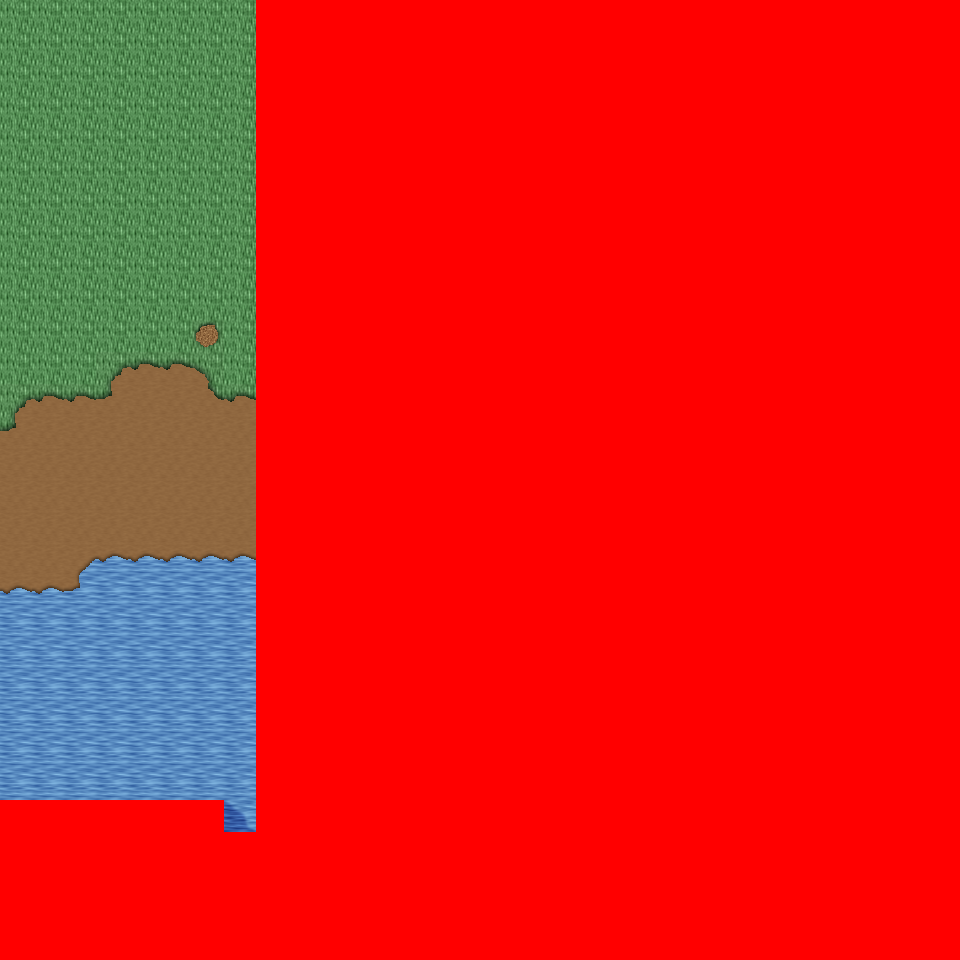

This game map was drawn from its Tiled (.tmx) file and the tilesets committed beside it. A one-line description and the trimmed map source follow:
An orthogonal 30x30 tile map with 32x32 px tiles, 6 tile layers (Ground, Object, Object2, Above, ...), 37 tilesets and 2 objects (2x mapchange).

<map version="1.0" orientation="orthogonal" renderorder="right-down" width="30" height="30" tilewidth="32" tileheight="32" nextobjectid="3">
  <tileset firstgid="1" name="tileset_logic_collision" tilewidth="32" tileheight="32" tilecount="1" columns="1">
    <image source="../drawable/tileset_logic_collision.png" width="32" height="32" />
  </tileset>
  <tileset firstgid="2" name="tileset_ground_ground" tilewidth="32" tileheight="32" tilecount="33" columns="3">
    <image source="../drawable/tileset_ground_ground.png" width="96" height="352" />
  </tileset>
  <tileset firstgid="35" name="tileset_building_castle" tilewidth="32" tileheight="32" tilecount="320" columns="20">
    <image source="../drawable/tileset_building_castle.png" width="640" height="512" />
  </tileset>
  <tileset firstgid="355" name="tileset_item_weapon_cannon" tilewidth="32" tileheight="32" tilecount="12" columns="3">
    <image source="../drawable/tileset_item_weapon_cannon.png" width="96" height="128" />
  </tileset>
  <tileset firstgid="367" name="tileset_item_pot_barrels_1" tilewidth="32" tileheight="32" tilecount="8" columns="4">
    <image source="../drawable/tileset_item_pot_barrels_1.png" width="128" height="64" />
  </tileset>
  <tileset firstgid="375" name="tileset_ground_water_pool" tilewidth="32" tileheight="32" tilecount="72" columns="3">
    <image source="../drawable/tileset_ground_water_pool.png" width="96" height="768" />
  </tileset>
  <tileset firstgid="447" name="tileset_ground_earth_edges" tilewidth="32" tileheight="32" tilecount="18" columns="6">
    <image source="../drawable/tileset_ground_earth_edges.png" width="192" height="96" />
  </tileset>
  <tileset firstgid="465" name="tileset_ground_grass_edges" tilewidth="32" tileheight="32" tilecount="36" columns="12">
    <image source="../drawable/tileset_ground_grass_edges.png" width="384" height="96" />
  </tileset>
  <tileset firstgid="501" name="tileset_ground_grass_corners" tilewidth="32" tileheight="32" tilecount="24" columns="6">
    <image source="../drawable/tileset_ground_grass_corners.png" width="192" height="128" />
  </tileset>
  <tileset firstgid="525" name="tileset_plant_tree_tree_darkgreen" tilewidth="32" tileheight="32" tilecount="88" columns="8">
    <image source="../drawable/tileset_plant_tree_tree_darkgreen.png" width="256" height="352" />
  </tileset>
  <tileset firstgid="613" name="tileset_plant_stump_stump_vertical" tilewidth="32" tileheight="32" tilecount="1" columns="1">
    <image source="../drawable/tileset_plant_stump_stump_vertical.png" width="32" height="32" />
  </tileset>
  <tileset firstgid="614" name="tileset_building_decoration_pool" tilewidth="32" tileheight="32" tilecount="9" columns="3">
    <image source="../drawable/tileset_building_decoration_pool.png" width="96" height="96" />
  </tileset>
  <tileset firstgid="623" name="tileset_plant_vine" tilewidth="32" tileheight="32" tilecount="3" columns="1">
    <image source="../drawable/tileset_plant_vine.png" width="32" height="96" />
  </tileset>
  <tileset firstgid="626" name="tileset_plant_flower_leafy_daisy_red" tilewidth="32" tileheight="32" tilecount="8" columns="2">
    <image source="../drawable/tileset_plant_flower_leafy_daisy_red.png" width="64" height="128" />
  </tileset>
  <tileset firstgid="634" name="tileset_plant_flower_daisy_blue" tilewidth="32" tileheight="32" tilecount="8" columns="2">
    <image source="../drawable/tileset_plant_flower_daisy_blue.png" width="64" height="128" />
  </tileset>
  <tileset firstgid="642" name="tileset_plant_flower_daisy_white" tilewidth="32" tileheight="32" tilecount="8" columns="2">
    <image source="../drawable/tileset_plant_flower_daisy_white.png" width="64" height="128" />
  </tileset>
  <tileset firstgid="650" name="tileset_plant_flower_leafy_daisy_yellow" tilewidth="32" tileheight="32" tilecount="8" columns="2">
    <image source="../drawable/tileset_plant_flower_leafy_daisy_yellow.png" width="64" height="128" />
  </tileset>
  <tileset firstgid="658" name="tileset_plant_flower_foxgloves" tilewidth="32" tileheight="32" tilecount="4" columns="2">
    <image source="../drawable/tileset_plant_flower_foxgloves.png" width="64" height="64" />
  </tileset>
  <tileset firstgid="662" name="tileset_plant_tree_locust_tree" tilewidth="32" tileheight="32" tilecount="20" columns="4">
    <image source="../drawable/tileset_plant_tree_locust_tree.png" width="128" height="160" />
  </tileset>
  <tileset firstgid="682" name="tileset_furniture_chair_bench_iron" tilewidth="32" tileheight="32" tilecount="4" columns="2">
    <image source="../drawable/tileset_furniture_chair_bench_iron.png" width="64" height="64" />
  </tileset>
  <tileset firstgid="686" name="tileset_item_statue_seahorse" tilewidth="32" tileheight="32" tilecount="12" columns="4">
    <image source="../drawable/tileset_item_statue_seahorse.png" width="128" height="96" />
  </tileset>
  <tileset firstgid="698" name="tileset_building_decoration_chimney_brown_stacks" tilewidth="32" tileheight="32" tilecount="2" columns="1">
    <image source="../drawable/tileset_building_decoration_chimney_brown_stacks.png" width="32" height="64" />
  </tileset>
  <tileset firstgid="700" name="tileset_plant_flower_small_flower_bed_2" tilewidth="32" tileheight="32" tilecount="12" columns="3">
    <image source="../drawable/tileset_plant_flower_small_flower_bed_2.png" width="96" height="128" />
  </tileset>
  <tileset firstgid="712" name="tileset_plant_flower_flower_bed_1" tilewidth="32" tileheight="32" tilecount="35" columns="7">
    <image source="../drawable/tileset_plant_flower_flower_bed_1.png" width="224" height="160" />
  </tileset>
  <tileset firstgid="747" name="tileset_plant_flower_pointed_yellow" tilewidth="32" tileheight="32" tilecount="2" columns="2">
    <image source="../drawable/tileset_plant_flower_pointed_yellow.png" width="64" height="32" />
  </tileset>
  <tileset firstgid="749" name="tileset_plant_flower_red_white" tilewidth="32" tileheight="32" tilecount="16" columns="4">
    <image source="../drawable/tileset_plant_flower_red_white.png" width="128" height="128" />
  </tileset>
  <tileset firstgid="765" name="tileset_building_decoration_chimney" tilewidth="32" tileheight="32" tilecount="2" columns="1">
    <image source="../drawable/tileset_building_decoration_chimney.png" width="32" height="64" />
  </tileset>
  <tileset firstgid="767" name="tileset_furniture_light_lamp_blue" tilewidth="32" tileheight="32" tilecount="3" columns="1">
    <image source="../drawable/tileset_furniture_light_lamp_blue.png" width="32" height="96" />
  </tileset>
  <tileset firstgid="770" name="tileset_plant_tree_fall_trees" tilewidth="32" tileheight="32" tilecount="40" columns="8">
    <image source="../drawable/tileset_plant_tree_fall_trees.png" width="256" height="160" />
  </tileset>
  <tileset firstgid="810" name="tileset_plant_leaves" tilewidth="32" tileheight="32" tilecount="8" columns="4">
    <image source="../drawable/tileset_plant_leaves.png" width="128" height="64" />
  </tileset>
  <tileset firstgid="818" name="tileset_plant_flower_planted_containers" tilewidth="32" tileheight="32" tilecount="16" columns="4">
    <image source="../drawable/tileset_plant_flower_planted_containers.png" width="128" height="128" />
  </tileset>
  <tileset firstgid="834" name="tileset_building_decoration_banner" tilewidth="32" tileheight="32" tilecount="12" columns="1">
    <image source="../drawable/tileset_building_decoration_banner.png" width="32" height="384" />
  </tileset>
  <tileset firstgid="846" name="tileset_building_cottage" tilewidth="32" tileheight="32" tilecount="256" columns="16">
    <image source="../drawable/tileset_building_cottage.png" width="512" height="512" />
  </tileset>
  <tileset firstgid="1102" name="tileset_building_door_doors" tilewidth="32" tileheight="32" tilecount="256" columns="16">
    <image source="../drawable/tileset_building_door_doors.png" width="512" height="512" />
  </tileset>
  <tileset firstgid="1358" name="tileset_building_roof_thatched_roof" tilewidth="32" tileheight="32" tilecount="256" columns="16">
    <image source="../drawable/tileset_building_roof_thatched_roof.png" width="512" height="512" />
  </tileset>
  <tileset firstgid="1614" name="tileset_building_window_windows" tilewidth="32" tileheight="32" tilecount="256" columns="16">
    <image source="../drawable/tileset_building_window_windows.png" width="512" height="512" />
  </tileset>
  <tileset firstgid="1870" name="tileset_ground_ground_3" tilewidth="32" tileheight="32" tilecount="5" columns="5">
    <image source="../drawable/tileset_ground_ground_3.png" width="160" height="32" />
  </tileset>
  <layer name="Ground" width="30" height="30">
    <data>[900 cells, 900 non-empty, 8 distinct tile ids]</data>
  </layer>
  <layer name="Object" width="30" height="30">
    <data>[900 cells, 117 non-empty, 25 distinct tile ids]</data>
  </layer>
  <layer name="Object2" width="30" height="30">
    <data>[900 cells, 32 non-empty, 7 distinct tile ids]</data>
  </layer>
  <layer name="Above" width="30" height="30">
    <data>[900 cells, 42 non-empty, 21 distinct tile ids]</data>
  </layer>
  <layer name="Above2" width="30" height="30">
    <data>[900 cells, 0 non-empty, 0 distinct tile ids]</data>
  </layer>
  <layer name="Walkable" width="30" height="30">
    <data>[900 cells, 699 non-empty, 1 distinct tile ids]</data>
  </layer>
  <objectgroup name="MapEvents">
    <object id="1" name="north" type="mapchange" x="0" y="0" width="256" height="32">
      <properties>
        <property name="map" value="0_ados_mountain_n2_w2_x3_y2" />
        <property name="place" value="south" />
      </properties>
    </object>
    <object id="2" name="west" type="mapchange" x="0" y="0" width="32" height="800">
      <properties>
        <property name="map" value="0_ados_mountain_n2_w2_x2_y3" />
        <property name="place" value="east" />
      </properties>
    </object>
  </objectgroup>
</map>
